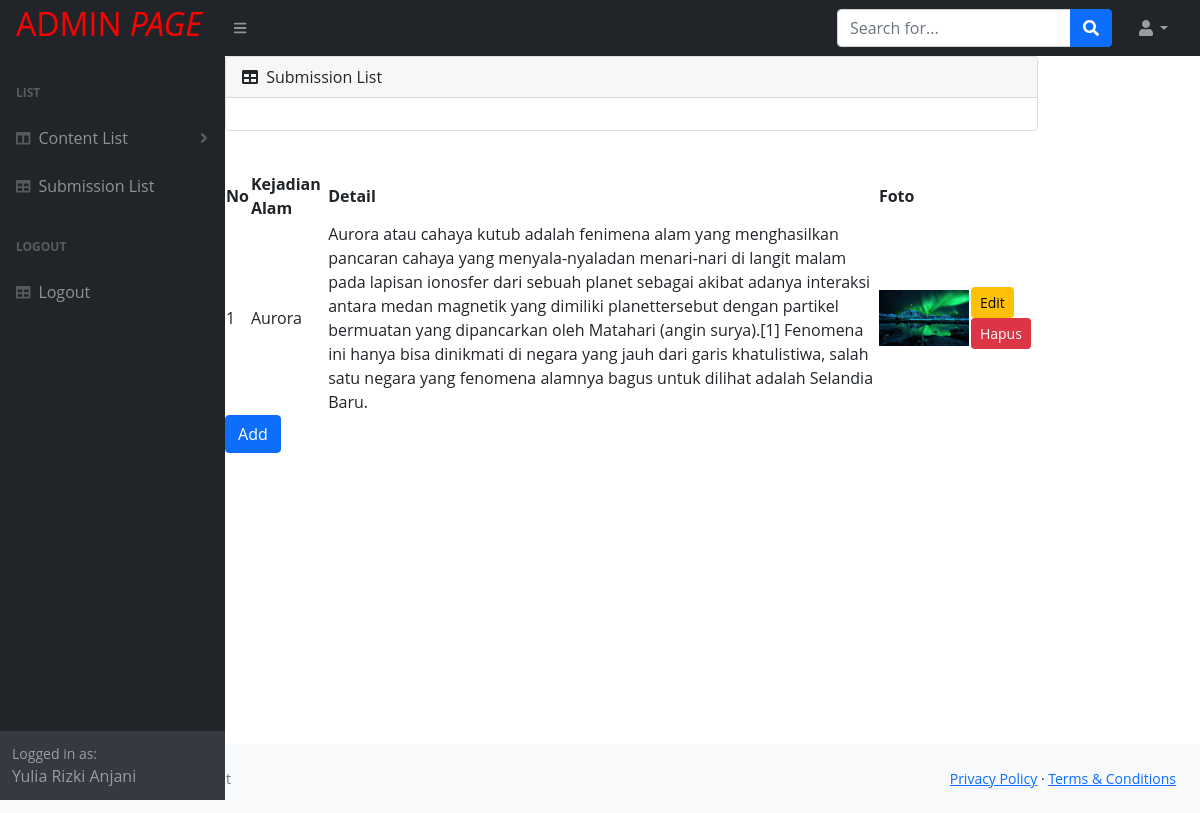
The app's page /admin/naev/n-content.php with its own data.
### tables this page shows
CREATE TABLE `kelam` (
  `id` int(11) NOT NULL,
  `Kejadian Alam` varchar(191) NOT NULL,
  `Detail` varchar(500) NOT NULL,
  `Foto` varchar(191) NOT NULL
);

### admin/naev/n-content.php (the view, shortened to what this page needs)
<?php
include "../../connect.php";
?>
<!DOCTYPE html>
<html lang="en">
<head>
    <link href="https://cdn.jsdelivr.net/npm/simple-datatables@latest/dist/style.css" rel="stylesheet" />
    <link href="../../assets/css/styles.css" rel="stylesheet" />
    <link href="../../assets/css/font-awesome.css" rel="stylesheet" />
    <link href="../../assets/css/custom.css" rel="stylesheet" />
</head>
<body class="sb-nav-fixed">
    <nav class="sb-topnav navbar navbar-expand navbar-dark bg-dark">
        <a class="navbar-brand ps-3" href="index.html">
            <h2>ADMIN <em>PAGE</em></h2>
        </a>
        <button class="btn btn-link btn-sm order-1 order-lg-0 me-4 me-lg-0" id="sidebarToggle" href="#!"><i class="fas fa-bars"></i></button>
        <form class="d-none d-md-inline-block form-inline ms-auto me-0 me-md-3 my-2 my-md-0">
            <div class="input-group">
                <input class="form-control" type="text" placeholder="Search for..." aria-label="Search for..." aria-describedby="btnNavbarSearch" />
                <button class="btn btn-primary" id="btnNavbarSearch" type="button"><i class="fas fa-search"></i></button>
            </div>
        </form>
        <ul class="navbar-nav ms-auto ms-md-0 me-3 me-lg-4">
            <li class="nav-item dropdown">
                <a class="nav-link dropdown-toggle" id="navbarDropdown" href="#" role="button" data-bs-toggle="dropdown" aria-expanded="false"><i class="fas fa-user fa-fw"></i></a>
            </li>
        </ul>
    </nav>
    <div id="layoutSidenav">
        <div id="layoutSidenav_nav">
            <nav class="sb-sidenav accordion sb-sidenav-dark" id="sidenavAccordion">
                <div class="sb-sidenav-menu">
                    <div class="nav">
                        <div class="sb-sidenav-menu-heading">List</div>
                        <a class="nav-link collapsed" href="#" data-bs-toggle="collapse" data-bs-target="#collapseLayouts" aria-expanded="false" aria-controls="collapseLayouts">
                            <div class="sb-nav-link-icon"><i class="fas fa-columns"></i></div>
                            Content List
                            <div class="sb-sidenav-collapse-arrow"><i class="fas fa-angle-down"></i></div>
                        </a>
                        <div>
                            <a class="nav-link" href="../sub-list.php">
                                <div class="sb-nav-link-icon"><i class="fas fa-table"></i></div>
                                Submission List
                            </a>
                        </div>
                        <div class="sb-sidenav-menu-heading">Logout</div>
                        <a class="nav-link" href="../../logout.php">
                            <div class="sb-nav-link-icon"><i class="fas fa-table"></i></div>
                            Logout
                        </a>
                    </div>
                </div>
                <div class="sb-sidenav-footer">
                    <div class="small">Logged in as:</div>
                    Yulia Rizki Anjani
                </div>
            </nav>
        </div>
        <div id="layoutSidenav_content">
            <div class="col-md-10 col-sm-10 col-xs-10">
                <div class="panel panel-default">
                    <div class="panel-body">
                        <div class="table-responsive">
                            <table class="table table-striped table-bordered table-hover">
                                <thead>
                                    <div class="card mb-4">
                                        <div class="card-header">
                                            <i class="fas fa-table me-1"></i>
                                            Submission List
                                        </div>
                                        <div class="card-body">
                                            <table id="datatablesSimple">
                                                <thead>
                                                    <tr>
                                                        <th>No</th>
                                                        <th>Kejadian Alam</th>
                                                        <th>Detail</th>
                                                        <th>Foto</th>
                                                    </tr>
                                                </thead>
                                                <tbody>
                                                    <?php
                                                    $result = mysqli_query($conn, "SELECT * FROM kelam ORDER BY id ASC");
                                                    ?>
                                                    <?php
                                                    $i = 1;
                                                    while ($data = mysqli_fetch_assoc($result)) {
                                                    ?>
                                                        <tr>
                                                            <td><?= $i ?></td>
                                                            <td><?= $data["Kejadian Alam"] ?></td>
                                                            <td><?= $data["Detail"] ?></td>
                                                            <td>
                                                                <img src="../../assets/images/<?= $data["Foto"]; ?>" width="90" alt="...">
                                                            </td>
                                                            <td>
                                                                <a href="naev-a.php?halaman=edit&id=<?= $data["id"]; ?>" class="btn btn-warning btn-sm">Edit</a>
                                                                <a href="naev-a.php?halaman=hapus&id=<?= $data["id"]; ?>" class="btn btn-danger btn-sm" onclick="return confirm('yakin dihapus')">Hapus</a>
                                                            </td>
                                                        </tr>
                                                </tbody>
                                            </table>
                                        </div>
                                    <?php $i++;
                                                    } ?>
                                    <?php if (!isset($_GET["halaman"])) { ?>
                                        <div class="col-md-12 col-sm-12 col-xs-12">
                                            <a href="naev-a.php?halaman=tambah" class="btn btn-primary">Add</a>
                                        </div>
                                    <?php } ?>
                            </table>
                        </div>
                    </div>
                </div>
            </div>
        </div>
    </div>
    <footer class="py-4 bg-light mt-auto">
        <div class="container-fluid px-4">
            <div class="d-flex align-items-center justify-content-between small">
                <div class="text-muted">Copyright &copy; ©2022NatureEvent</div>
                <div>
                    <a href="#">Privacy Policy</a>
                    &middot;
                    <a href="#">Terms &amp; Conditions</a>
                </div>
            </div>
        </div>
    </footer>
</body>
</html>

### assets/css/custom.css (style rules this page uses)
body { font-family: 'Open Sans', sans-serif; }
h2 { color: #f00; }
@media (min-width:768px) { .navbar { border-radius: 0px; } }

### admin/naev/n-content.php (style rules this page uses)
.table { border-collapse: collapse !important; }

### records on screen
kelam: Kejadian Alam "Aurora", Detail "Aurora atau cahaya kutub adalah fenimena alam yang menghasilkan pancaran cahaya yang menyala-nyaladan menari-nari di langit malam pada lapisan ionosfer dari sebuah planet sebagai akibat adanya interaksi antara medan magnetik yang dimiliki planettersebut dengan partikel bermuatan yang dipancarkan oleh Matahari (angin surya).[1] Fenomena ini hanya bisa dinikmati di negara yang jauh dari garis khatulistiwa, salah satu negara yang fenomena alamnya bagus untuk dilihat adalah Selandia Baru.", Foto (picture)
